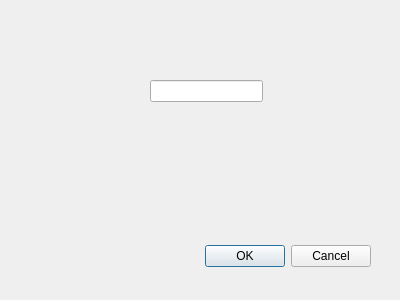
<?xml version="1.0" encoding="UTF-8"?>
<ui version="4.0">
 <class>LoginDialog</class>
 <widget class="QDialog" name="LoginDialog">
  <property name="geometry">
   <rect>
    <x>0</x>
    <y>0</y>
    <width>400</width>
    <height>300</height>
   </rect>
  </property>
  <property name="windowTitle">
   <string>Dialog</string>
  </property>
  <widget class="QDialogButtonBox" name="buttonBox">
   <property name="geometry">
    <rect>
     <x>30</x>
     <y>240</y>
     <width>341</width>
     <height>32</height>
    </rect>
   </property>
   <property name="orientation">
    <enum>Qt::Horizontal</enum>
   </property>
   <property name="standardButtons">
    <set>QDialogButtonBox::Cancel|QDialogButtonBox::Ok</set>
   </property>
  </widget>
  <widget class="QLineEdit" name="lineEdit">
   <property name="geometry">
    <rect>
     <x>150</x>
     <y>80</y>
     <width>113</width>
     <height>22</height>
    </rect>
   </property>
  </widget>
 </widget>
 <resources/>
 <connections>
  <connection>
   <sender>buttonBox</sender>
   <signal>accepted()</signal>
   <receiver>LoginDialog</receiver>
   <slot>accept()</slot>
   <hints>
    <hint type="sourcelabel">
     <x>248</x>
     <y>254</y>
    </hint>
    <hint type="destinationlabel">
     <x>157</x>
     <y>274</y>
    </hint>
   </hints>
  </connection>
  <connection>
   <sender>buttonBox</sender>
   <signal>rejected()</signal>
   <receiver>LoginDialog</receiver>
   <slot>reject()</slot>
   <hints>
    <hint type="sourcelabel">
     <x>316</x>
     <y>260</y>
    </hint>
    <hint type="destinationlabel">
     <x>286</x>
     <y>274</y>
    </hint>
   </hints>
  </connection>
 </connections>
</ui>
